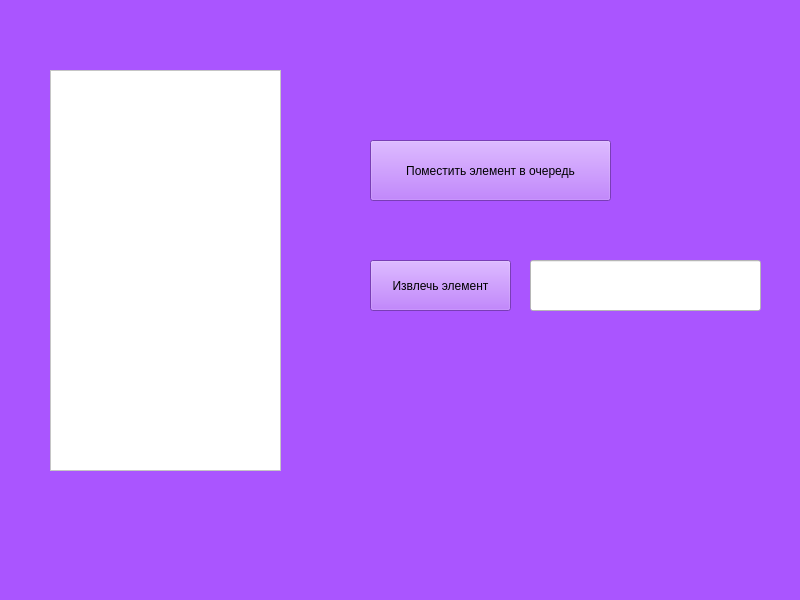
<?xml version="1.0" encoding="UTF-8"?>
<ui version="4.0">
 <class>MainWindow</class>
 <widget class="QMainWindow" name="MainWindow">
  <property name="geometry">
   <rect>
    <x>0</x>
    <y>0</y>
    <width>800</width>
    <height>600</height>
   </rect>
  </property>
  <property name="windowTitle">
   <string>MainWindow</string>
  </property>
  <property name="autoFillBackground">
   <bool>false</bool>
  </property>
  <property name="styleSheet">
   <string notr="true">background-color: rgb(170, 85, 255);</string>
  </property>
  <widget class="QWidget" name="centralwidget">
   <widget class="QTextEdit" name="textEdit">
    <property name="geometry">
     <rect>
      <x>50</x>
      <y>70</y>
      <width>231</width>
      <height>401</height>
     </rect>
    </property>
    <property name="styleSheet">
     <string notr="true">background-color: rgb(255, 255, 255);</string>
    </property>
   </widget>
   <widget class="QLineEdit" name="lineEdit">
    <property name="geometry">
     <rect>
      <x>530</x>
      <y>260</y>
      <width>231</width>
      <height>51</height>
     </rect>
    </property>
    <property name="styleSheet">
     <string notr="true">background-color: rgb(255, 255, 255);</string>
    </property>
   </widget>
   <widget class="QPushButton" name="pushButton">
    <property name="geometry">
     <rect>
      <x>370</x>
      <y>140</y>
      <width>241</width>
      <height>61</height>
     </rect>
    </property>
    <property name="text">
     <string>Поместить элемент в очередь</string>
    </property>
   </widget>
   <widget class="QPushButton" name="pushButton_2">
    <property name="geometry">
     <rect>
      <x>370</x>
      <y>260</y>
      <width>141</width>
      <height>51</height>
     </rect>
    </property>
    <property name="text">
     <string>Извлечь элемент</string>
    </property>
   </widget>
  </widget>
  <widget class="QMenuBar" name="menubar">
   <property name="geometry">
    <rect>
     <x>0</x>
     <y>0</y>
     <width>800</width>
     <height>26</height>
    </rect>
   </property>
  </widget>
  <widget class="QStatusBar" name="statusbar"/>
 </widget>
 <resources/>
 <connections/>
</ui>
